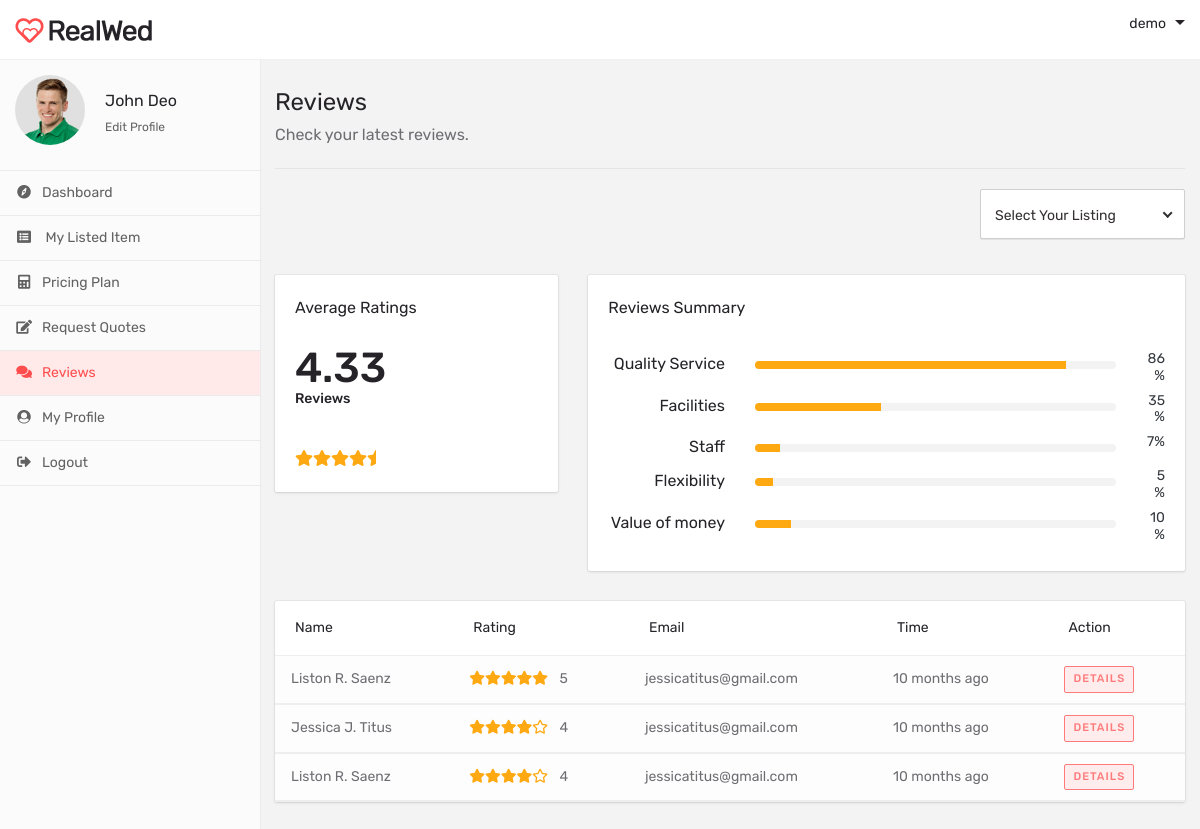
Page /vendors/vendor-dashboard-reviews.php (signed in) on the committed database.
### tables this page shows
CREATE TABLE `rating` (
  `id` int(255) NOT NULL,
  `clientID` int(255) NOT NULL,
  `overall_rating` int(11) NOT NULL,
  `qalityService` int(5) NOT NULL,
  `facilities` int(1) NOT NULL,
  `flexibility` int(1) NOT NULL,
  `staff` int(1) NOT NULL,
  `valueofmoney` int(1) NOT NULL
);

CREATE TABLE `clients` (
  `id` int(255) NOT NULL,
  `name` varchar(255) NOT NULL,
  `email` varchar(255) NOT NULL,
  `review` varchar(255) NOT NULL,
  `date` timestamp NOT NULL DEFAULT CURRENT_TIMESTAMP ON UPDATE CURRENT_TIMESTAMP,
  `image` text NOT NULL,
  `rating` int(11) NOT NULL
);

### vendors/vendor-dashboard-reviews.php (the view, shortened to what this page needs)
<?php include"include/header.php"; ?>
<body class="body-bg">
    <div class="dashboard-header">
        <div class="container-fluid">
            <div class="row">
                <div class="col-xl-10 col-lg-10 col-md-8 col-sm-12 col-6">
                    <div class="header-logo">
                        <a href="index.php"><img src="images/logo.png" alt="Weddings | Find A Wedding Venue &amp; Supplier WordPress Theme"></a>
                    </div>
                </div>
                <div class="col-xl-2 col-lg-2 text-right col-md-4 col-sm-12 col-6">
                    <div class="user-vendor">
                        <div class="dropdown">
                            <a class="dropdown-toggle" id="dropdownMenuButton" href="#" data-toggle="dropdown" aria-haspopup="true" aria-expanded="false">
                           <span class="user-vendor-name"><?php echo $_SESSION['user_name']; ?></span>
                        </a>
                        </div>
                    </div>
                </div>
            </div>
        </div>
    </div>
    <div class="dashboard-wrapper">
        <div class="dashboard-sidebar offcanvas-collapse">
            <div class="vendor-user-profile">
                <div class="vendor-profile-img">
                    <img src="images/dashboard-profile.jpg" alt="" class="rounded-circle"></div>
                <h3 class="vendor-profile-name">John Deo</h3>
                <a href="#" class="edit-link">edit profile</a>
            </div>
            <div class="dashboard-nav">
                <ul class="list-unstyled">
                    <li><a href="vendor-dashboard-overview.php"><span class="dash-nav-icon"><i class="fas fa-compass"></i></span>Dashboard</a></li>
                    <li><a href="vendor-dashboard-listing.php"><span class="dash-nav-icon"><i class="fas fa-list-alt"></i> </span> My Listed Item </a></li>
                    <li><a href="vendor-dashboard-pricing.php"><span class="dash-nav-icon"><i class="fas fa-calculator"></i></span>Pricing Plan</a></li>
                    <li><a href="vendor-dashboard-request-quote.php"><span class="dash-nav-icon"><i class="fas fa-edit"></i></span>Request Quotes</a></li>
                    <li class="active"><a href="vendor-dashboard-reviews.php"><span class="dash-nav-icon"><i class="fas fa-comments"></i></span>Reviews </a></li>
                    <li><a href="vendor-dashboard-profile.php"><span class="dash-nav-icon"><i class="fas fa-user-circle"></i></span>My Profile </a></li>
                    <li><a href="#logout" data-toggle="modal"><span class="dash-nav-icon"><i class="fas fa-sign-out-alt"></i></span>Logout </a></li>
                </ul>
            </div>
        </div>
        <div class="dashboard-content">
            <div class="container">
                <div class="dashboard-page-header">
                    <div class="row">
                        <div class="col-xl-12 col-lg-12 col-md-12 col-sm-12 col-12">
                            <h3 class="dashboard-page-title">Reviews</h3>
                            <p>Check your latest reviews.</p>
                        </div>
                    </div>
                </div>
                <div class="dashboard-filter-row mb20">
                    <div class="row">
                        <div class="offset-xl-9 col-xl-3">
                        </div>
                    </div>
                </div>
                <div class="row ">
                    <div class="col-xl-4 col-lg-12 col-md-12 col-sm-6 col-12">
                        <div class="card card-rating">
                            <div class="card-body">
<?php
                            $query = "SELECT * FROM rating";
                            $sql = mysqli_query($connection, $query);
                            $totalrow = mysqli_num_rows($sql);
                            $query = "SELECT SUM(overall_rating) AS overall_rating FROM rating";
                            $result = mysqli_query($connection,$query);
                            $row = mysqli_fetch_assoc($result);
                            $sum = $row['overall_rating'];
                            $total = $sum/$totalrow;
                            $avg = round($total, 2);
                                  ?>
                                <h5 class="mb30">Average Ratings</h5>
                                <div class="review-total"><?php echo $avg; ?> </div>
                                <div class="review-text">Reviews</div>
                                <span class="rated mt40  d-block">
                                    <?php
                                    for($x=1;$x<=$total;$x++) {
                                    echo '<i class="fa fa-star"></i>';
                                    }
                                    if (strpos($total,'.')) {
                                    echo '<i class="fa fa-star-half"></i>';
                                    $x++;
                                    }
                                     ?>
                            </div>
                        </div>
                    </div>
                    <div class="col-xl-8 col-lg-12 col-md-12 col-sm-6 col-12">
                        <div class="card card-review-summary">
                            <div class="card-body">
                                <h5 class="mb30">Reviews Summary</h5>
                                <div class="row mb-2">
                                    <div class="col-xl-3 col-lg-3 col-md-3 col-sm-12 col-12">
                                        <h5 class="mb0 text-right">Quality Service</h5>
                                    </div>
                                    <div class="col-xl-8 col-lg-8 col-md-6 col-sm-12 col-12">
                                        <div class="progress mt10">
                                            <div class="progress-bar" role="progressbar" style="width: 86%" aria-valuenow="100" aria-valuemin="0" aria-valuemax="100"></div>
                                        </div>
                                    </div>
                                    <div class="col-xl-1 col-lg-1 col-md-3  col-sm-12 col-12 text-right">
                                        <h6 class="text-dark mb0">86%</h6>
                                    </div>
                                </div>
                                <div class="row mb-2">
                                    <div class="col-xl-3 col-lg-3 col-md-3 col-sm-12 col-12">
                                        <h5 class="mb0 text-right">Facilities</h5>
                                    </div>
                                    <div class="col-xl-8 col-lg-8 col-md-6 col-sm-12 col-12">
                                        <div class="progress mt10">
                                            <div class="progress-bar" role="progressbar" style="width: 35%" aria-valuenow="100" aria-valuemin="0" aria-valuemax="100"></div>
                                        </div>
                                    </div>
                                    <div class="col-xl-1 col-lg-1 col-md-3 col-sm-12 col-12 text-right">
                                        <h6 class="text-dark mb0">35%</h6>
                                    </div>
                                </div>
                                <div class="row mb-2">
                                    <div class="col-xl-3 col-lg-3 col-md-3 col-sm-12 col-12">
                                        <h5 class="mb0 text-right">Staff</h5>
                                    </div>
                                    <div class="col-xl-8 col-lg-8 col-md-6 col-sm-12 col-12">
                                        <div class="progress mt10">
                                            <div class="progress-bar" role="progressbar" style="width: 7%" aria-valuenow="100" aria-valuemin="0" aria-valuemax="100"></div>
                                        </div>
                                    </div>
                                    <div class="col-xl-1 col-lg-1 col-md-3 col-sm-12 col-12 text-right">
                                        <h6 class="text-dark mb0">7%</h6>
                                    </div>
                                </div>
                                <div class="row mb-2">
                                    <div class="col-xl-3 col-lg-3 col-md-3 col-sm-12 col-12">
                                        <h5 class="mb0 text-right">Flexibility</h5>
                                    </div>
                                    <div class="col-xl-8 col-lg-8 col-md-6 col-sm-12 col-12">
                                        <div class="progress mt10">
                                            <div class="progress-bar" role="progressbar" style="width: 5%" aria-valuenow="100" aria-valuemin="0" aria-valuemax="100"></div>
                                        </div>
                                    </div>
                                    <div class="col-xl-1 col-lg-1 col-md-3 col-sm-12 col-12 text-right">
                                        <h6 class="text-dark mb0">5%</h6>
                                    </div>
                                </div>
                                <div class="row mb-2">
                                    <div class="col-xl-3 col-lg-3 col-md-3 col-sm-12 col-12">
                                        <h5 class="mb0 text-right">Value of money</h5>
                                    </div>
                                    <div class="col-xl-8 col-lg-8 col-md-6 col-sm-12 col-12">
                                        <div class="progress mt10">
                                            <div class="progress-bar" role="progressbar" style="width: 10%" aria-valuenow="100" aria-valuemin="0" aria-valuemax="100"></div>
                                        </div>
                                    </div>
                                    <div class="col-xl-1 col-lg-1 col-md-3 col-sm-12 col-12 text-right">
                                        <h6 class="text-dark mb0">10%</h6>
                                    </div>
                                </div>
                            </div>
                        </div>
                    </div>
                </div>
               <div class="row">
                    <div class="col-xl-12 col-lg-12 col-md-12 col-sm-12 col-12">
                        <div class="card review-summary-table table-responsive">
                            <table class="table">
                                <thead>
                                    <tr>
                                        <th>Name</th>
                                        <th>Rating</th>
                                        <th>Email</th>
                                        <th>Time</th>
                                        <th>Action</th>
                                    </tr>
                                </thead>
                                <tbody>
                                    <tr>
                   <?php
                $query = "SELECT * FROM clients";
                $result = mysqli_query($connection,$query);
                while($row = mysqli_fetch_assoc($result)){
                $id = $row['id'];
                $name = $row['name'];
                $email = $row['email'];
                $date = $row['date'];
                $query2 = "SELECT * FROM rating WHERE clientID='$id'";
                $result2 = mysqli_query($connection,$query2);
                while($rows = mysqli_fetch_assoc($result2)){
                $overall_rating = $rows['overall_rating'];
                $qalityService = $rows['qalityService'];
                $facilities = $rows['facilities'];
                $flexibility = $rows['flexibility'];
                $staff = $rows['staff'];
                $valueofmoney = $rows['valueofmoney'];
                ?>
                                        <td class="review-summary-name"><?php echo $name; ?></td>
                                        <td class="review-summary-rating">
                                            <span class="rated">
                            <?php
for($x=1;$x<=$overall_rating;$x++) {
echo '<i class="fa fa-star"></i>';
}
while ($x<=5) {
echo '<i class="far fa-star"></i>';
$x++;
}
?>
                                        </span><span class="ml-2"><?php echo $overall_rating; ?></span></td>
                                        <td class="review-summary-id"><?php echo $email; ?></td>
                                        <td class="review-summary-time"><?php echo time_elapsed_string($date); ?></td>
                                        <td class="review-summary-action"><a class="btn btn-outline-pink btn-xs" data-toggle="collapse" id="example-one" data-text-swap="close" data-text-original="Details" href="#<?php echo $id; ?>" aria-expanded="false" aria-controls="collapseExample">Details  </a></td>
                                    </tr>
                                    <tr>
                                        <td colspan="12" class="expandable-info">
                            <?php
                            for($x=1;$x<=$overall_rating;$x++) {
                            echo '<i class="fa fa-star"></i>';
                            }
                            while ($x<=5) {
                            $x++;
                            }
                            ?>                                                                                                                                             </span>
<?php
for($x=1;$x<=$qalityService;$x++) {
echo '<i class="fa fa-star"></i>';
}
while ($x<=5) {
$x++;
}
 ?>
<?php
for($x=1;$x<=$facilities;$x++) {
echo '<i class="fa fa-star"></i>';
}
while ($x<=5) {
$x++;
}
 ?>
<?php
for($x=1;$x<=$staff;$x++) {
echo '<i class="fa fa-star"></i>';
}
while ($x<=5) {
$x++;
}
 ?>
<?php
for($x=1;$x<=$flexibility;$x++) {
echo '<i class="fa fa-star"></i>';
}
while ($x<=5) {
$x++;
}
 ?>
<?php
for($x=1;$x<=$valueofmoney;$x++) {
echo '<i class="fa fa-star"></i>';
}
while ($x<=5) {
$x++;
}
 ?>
                                        </td>
                                    </tr>
<?php } }?>
                                </tbody>
                            </table>
                            </div>
                        </div>
                    </div>
                </div>
            </div>
        </div>
</body>
</html>

### rows in the picture
rating: clientID.name "Liston R. Saenz", overall_rating "5", clientID.email "jessicatitus@gmail.com", clientID.date "10 months ago"
rating: clientID.name "Jessica J. Titus", overall_rating "4", clientID.email "jessicatitus@gmail.com", clientID.date "10 months ago"
rating: clientID.name "Liston R. Saenz", overall_rating "4", clientID.email "jessicatitus@gmail.com", clientID.date "10 months ago"

### other values in the picture
$_SESSION['user_name'] "demo"
$avg "4.33"
